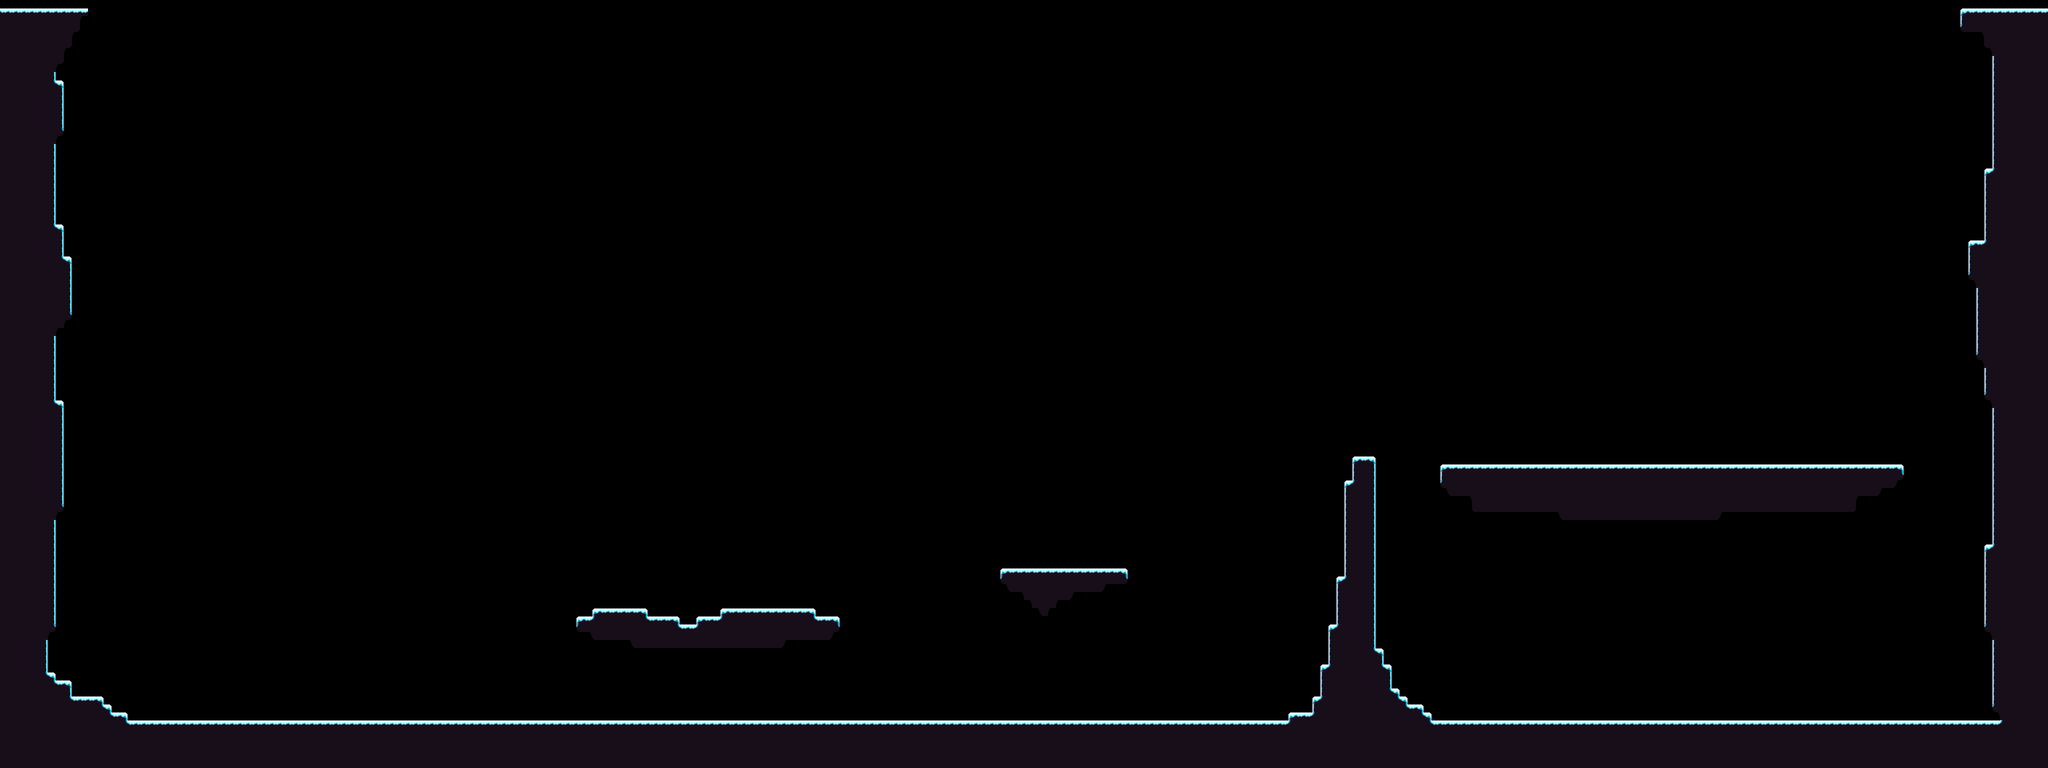

Rendered tile map (Tiled .tmx) drawn with the repository's tilesets; below, a short description and the map source with its tile grids summarised:
An orthogonal 256x96 tile map with 16x16 px tiles, 1 tile layer (Tile), 1 hidden layer not drawn.

<map version="1.10" tiledversion="1.10.2" orientation="orthogonal" renderorder="right-down" width="256" height="96" tilewidth="16" tileheight="16" infinite="0" nextlayerid="25" nextobjectid="1">
 <tileset firstgid="1" source="Winter.tsx" />
 <layer id="1" name="prototype" width="256" height="96" visible="0" opacity="0.5">
  <data>[24576 cells, 3663 non-empty, 1 distinct tile ids]</data>
 </layer>
 <layer id="24" name="Tile" width="256" height="96">
  <data>[24576 cells, 3698 non-empty, 15 distinct tile ids]</data>
 </layer>
</map>
